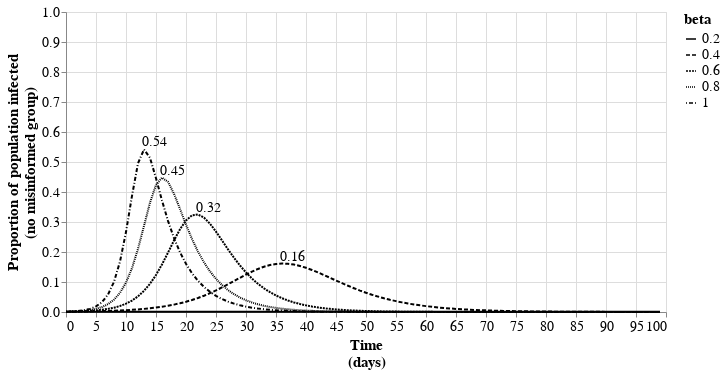

The cell this chart's notebook holds for it:
### Code cell
lines = alt.Chart(infections.melt(id_vars='day')).mark_line(size=2, color = 'black').encode(
    x = alt.X(
        'day:Q',
        title = ["Time", "(days)"]
    ),
    y = alt.Y(
        'value:Q',
        title = ["Proportion of population infected", "(no misinformed group)"],
        scale = alt.Scale(domain=(0,1))
    ),
    strokeDash = alt.StrokeDash(
        'variable:N',
        title = "beta"
    )
).properties(width=600)

texts = alt.Chart(text_dfs).mark_text(dy=-7,dx=10,fontSize=14).encode(
    x = 'peak_x:Q',
    y = 'peak_y:Q',
    text = 'text'
)

alt.layer(lines,texts).configure_axis(
    titleFontSize=15,
    labelFontSize=14,
    labelAngle=0
).configure_legend(
    titleFontSize=15,
    labelFontSize=14,
)

### Figure 1 — Vega-Lite specification as saved in the notebook (floating-point values rounded to 4 significant figures; data arrays with more than 128 entries replaced by an {"elided": "..."} marker saying what was removed)
{"config": {"view": {"continuousWidth": 400, "continuousHeight": 300}, "axis": {"labelAngle": 0, "labelFontSize": 14, "titleFontSize": 15}, "legend": {"labelFontSize": 14, "titleFontSize": 15}}, "layer": [{"data": {"name": "data-6d7eb8d593ff05a966f234eb57b5053a"}, "mark": {"type": "line", "color": "black", "size": 2}, "encoding": {"strokeDash": {"type": "nominal", "field": "variable", "title": "beta"}, "x": {"type": "quantitative", "field": "day", "title": ["Time", "(days)"]}, "y": {"type": "quantitative", "field": "value", "scale": {"domain": [0, 1]}, "title": ["Proportion of population infected", "(no misinformed group)"]}}, "width": 600}, {"data": {"name": "data-db698e1c2ab16f7c0d28dc6f1bbced39"}, "mark": {"type": "text", "dx": 10, "dy": -7, "fontSize": 14}, "encoding": {"text": {"type": "nominal", "field": "text"}, "x": {"type": "quantitative", "field": "peak_x"}, "y": {"type": "quantitative", "field": "peak_y"}}}], "$schema": "https://vega.github.io/schema/vega-lite/v4.8.1.json", "datasets": {"data-6d7eb8d593ff05a966f234eb57b5053a": {"elided": "500 records"}, "data-db698e1c2ab16f7c0d28dc6f1bbced39": [{"peak_x": 36, "peak_y": 0.1615, "text": "0.16"}, {"peak_x": 22, "peak_y": 0.3249, "text": "0.32"}, {"peak_x": 16, "peak_y": 0.4475, "text": "0.45"}, {"peak_x": 13, "peak_y": 0.5419, "text": "0.54"}]}}
